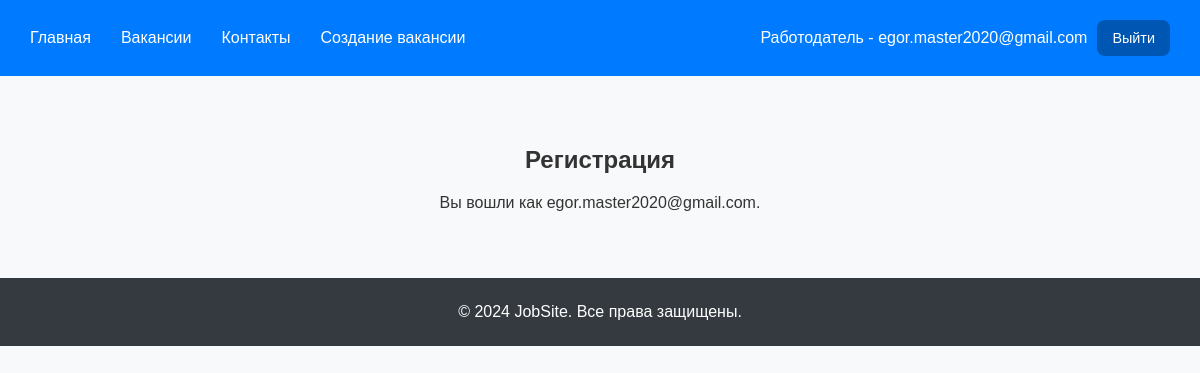
The app's page /applicant_registration/ (signed in), older data.
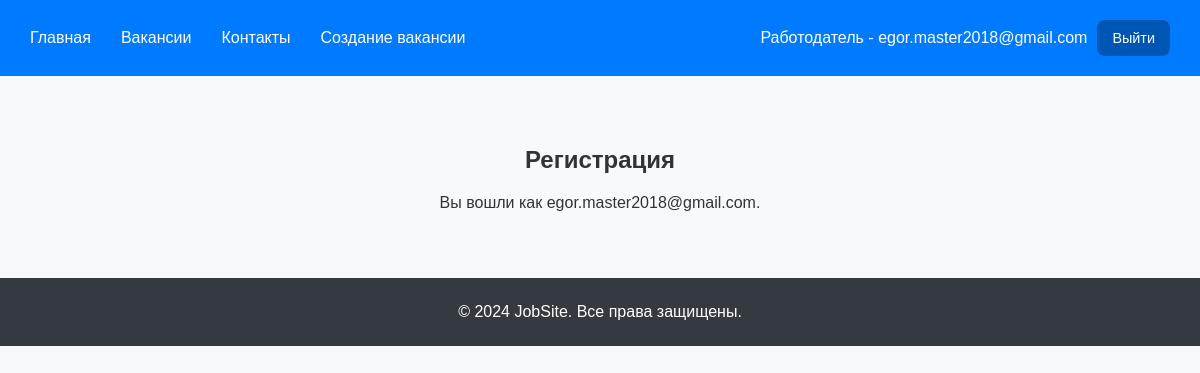
The same page, newer data.
### registration/models.py (models this page shows, shortened)
class CustomAbstractUser(AbstractBaseUser, PermissionsMixin):
    email = models.EmailField(_("email address"), blank=False, unique=True)
    is_staff = models.BooleanField(
        _("staff status"),
        default=False,
        help_text=_("Designates whether the user can log into this admin site."),
    )
    is_active = models.BooleanField(
        _("active"),
        default=True,
        help_text=_(
            "Designates whether this user should be treated as active. "
            "Unselect this instead of deleting accounts."
        ),
    )
    date_joined = models.DateTimeField(_("date joined"), default=timezone.now)
    objects = CustomUserManager()
    USERNAME_FIELD = 'email'  # или 'username' в зависимости от настроек
    REQUIRED_FIELDS = []
    class Meta:
        verbose_name = _("Авторизационник")
        verbose_name_plural = _("Авторизационники")
        abstract = True

class CustomUser(CustomAbstractUser):
    class Meta(CustomAbstractUser.Meta):
        swappable = "AUTH_USER_MODEL"

### registration/views.py (the view)
# urls.py: path('applicant_registration/', applicant_registration, name='applicant_registration'),
def applicant_registration(request):
    if request.method == 'POST':
        form = ApplicantSignUpForm(request.POST)
        if form.is_valid():
            user = form.save()
            raw_password = form.cleaned_data.get('password1')
            user = authenticate(username=user.email, password=raw_password)
            login(request, user)
            return redirect('/test/')
    else:
        form = ApplicantSignUpForm()
    return render(request, 'signup.html', {'form': form})

### templates/signup.html (shortened to what this page needs)
{% extends "base.html" %}
{% load static %}
{% block content %}
<main>
    <h2>Регистрация</h2>
    {% if user.is_authenticated %}
        <p class="message">Вы вошли как {{ user.email }}.</p>
    {% else %}
        <form method="post">
            {% csrf_token %}
            {{ form.as_p }}
            <button type="submit">Отправить</button>
        </form>
    {% endif %}
</main>
{% endblock %}

### templates/base.html (shortened to what this page needs)
{% load static %}
<!DOCTYPE html>
<html lang="ru">
<head>
    <link rel="stylesheet" href="{% static 'css/styles.css' %}">
</head>
<body>
  <div class="wrapper">
    <header class="header">
      <div class="header__inner">
        <nav class="nav">
          <ul class="nav-links">
              <li><a href="/test/">Главная</a></li>
              <li><a href="/test/vacancies">Вакансии</a></li>
              <li><a href="/test/contact">Контакты</a></li>
              <li><a href="/test/add">Создание вакансии</a></li>
          </ul>
        </nav>
          <div class="header__btns">
              {% if user.is_authenticated %}
                  <span class="user-email">
                      {% if user.is_employer %}Соискатель{% else %}Работодатель{% endif %} - {{ user.email }}
                  </span>
                  <a href="/logout" class="button">Выйти</a>
              {% else %}
                  <a href="/login" class="button">Войти</a>
                  <a href="/choice_registration" class="button">Зарегистрироваться</a>
              {% endif %}
          </div>
      </div>
    </header>
    <main class="main">
        {% block content %}
        {% endblock %}
    </main>
    <footer class="footer">
        <p>&copy; 2024 JobSite. Все права защищены.</p>
    </footer>
  </div>
</body>
</html>

Row changes from the older to the newer data that the page shows:
changed CustomUser: email "egor.master2020@gmail.com" → "egor.master2018@gmail.com"
